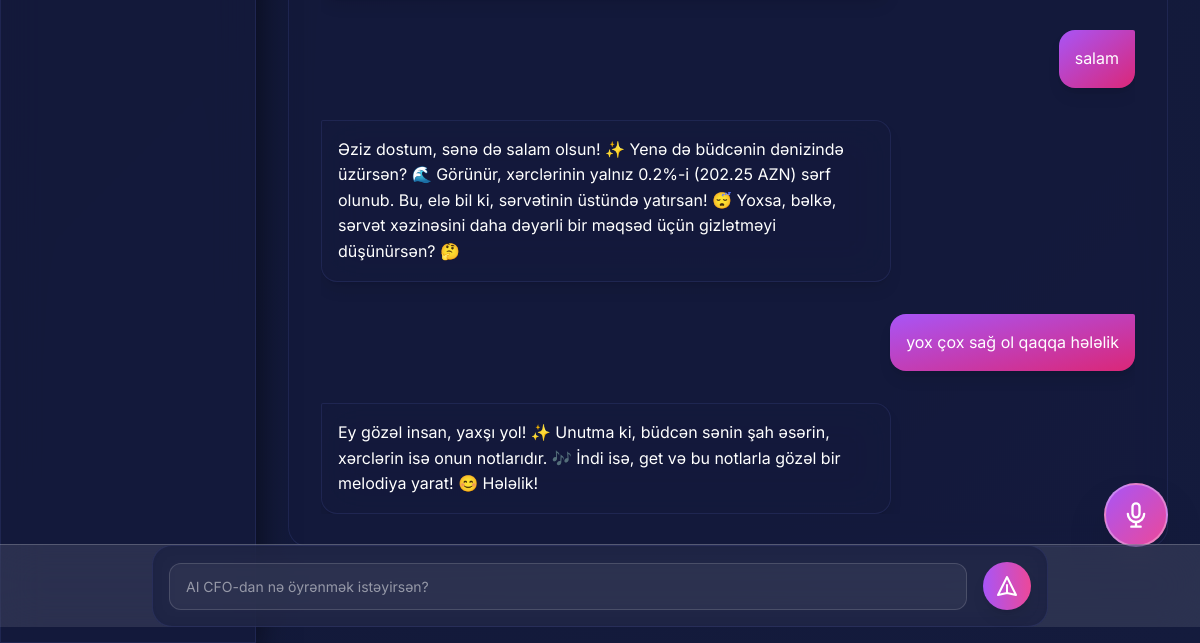
/chat (signed in, lower part), run on an earlier commit of the app's database.
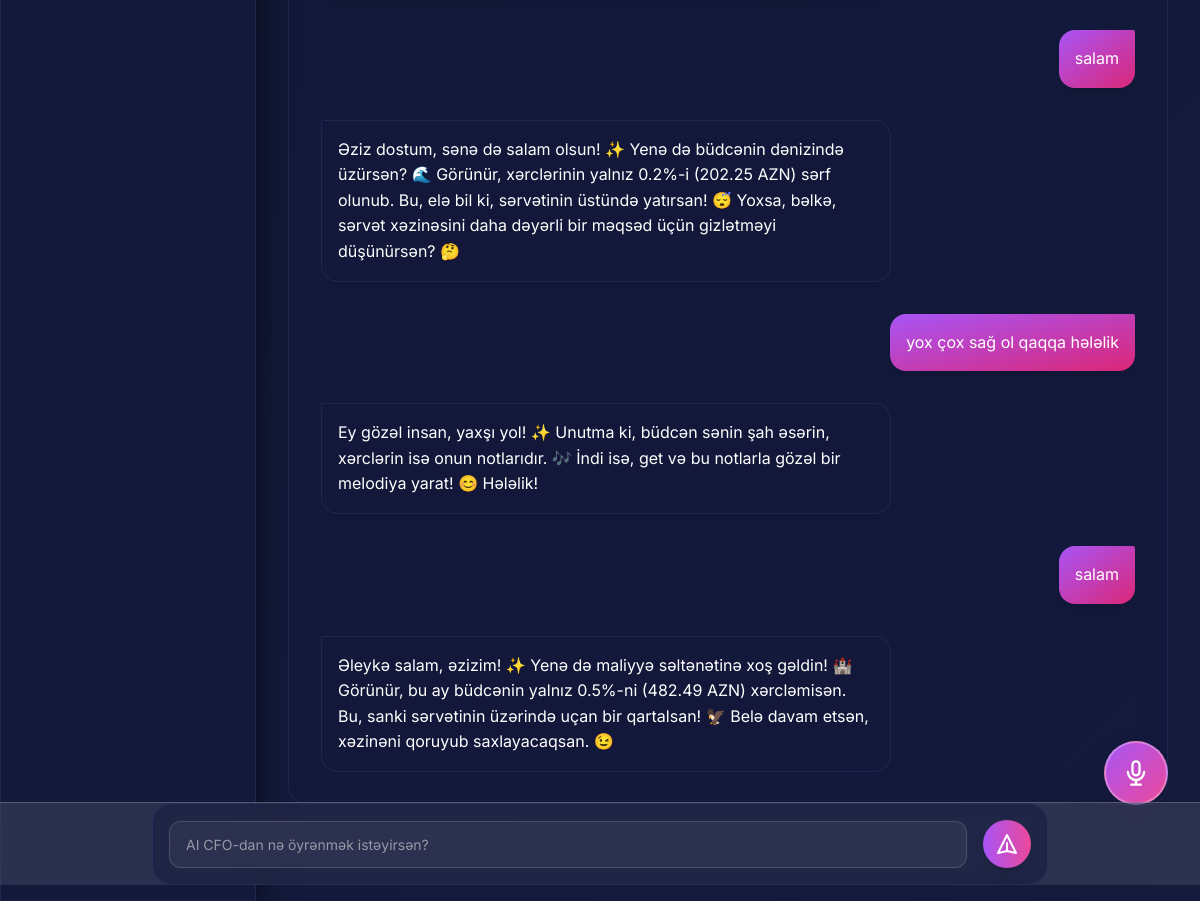
And on a later commit of the database.
### models.py (models this page shows, shortened)
class ChatMessage(Base):
    __tablename__ = "chat_messages"
    id = Column(Integer, primary_key=True, index=True)
    user_id = Column(Integer, ForeignKey("users.id"), nullable=False)
    role = Column(String, nullable=False)  # 'user' or 'ai'
    content = Column(Text, nullable=False)
    timestamp = Column(DateTime, default=datetime.utcnow, nullable=False)
    user = relationship("User", back_populates="chat_messages")

### main.py (the view)
@app.get("/chat", response_class=HTMLResponse)
async def chat_page(request: Request, db: Session = Depends(get_db)):
    user = get_current_user(request, db)
    if not user:
        return RedirectResponse(url="/login", status_code=303)
    messages = db.query(ChatMessage).filter(
        ChatMessage.user_id == user.id
    ).order_by(ChatMessage.timestamp.asc()).all()
    return templates.TemplateResponse("chat.html", {
        "request": request,
        "user": user,
        "messages": messages
    })

### templates/chat.html (shortened to what this page needs)
{% extends "base.html" %}
{% block extra_head %}
<link rel="stylesheet" href="/static/css/chat.css">
{% endblock %}
{% block content %}
<div class="max-w-5xl mx-auto px-2 sm:px-4">
    <div class="glass-card p-6 sm:p-8 mb-32 lg:mb-16">
        <div class="chat-container" id="chatContainer">
            <div id="messages" class="space-y-6 sm:space-y-8">
                {% for message in messages %}
                {% if message.role == 'user' %}
                <div class="flex justify-end">
                    <div
                        class="message-bubble bg-gradient-to-br from-purple-500 to-pink-600 text-white p-4 rounded-2xl rounded-tr-sm shadow-lg">
                        {{ message.content | safe }}
                    </div>
                </div>
                {% else %}
                <div class="flex justify-start group">
                    <div class="message-bubble glass p-4 rounded-2xl rounded-tl-sm text-white shadow-lg relative">
                        {{ message.content | safe }}
                    </div>
                </div>
                {% endif %}
                {% endfor %}
            </div>
        </div>
    </div>
</div>
<div
    class="chat-input-container fixed bottom-20 sm:bottom-24 left-0 right-0 px-4 sm:px-6 md:bottom-4 transition-all duration-300 z-50">
    <div class="max-w-4xl mx-auto">
        <form hx-post="/api/chat" hx-target="#messages" hx-swap="beforeend" hx-headers='{"X-Client-Appended":"true"}'
            hx-on::after-request="this.reset(); scrollToBottom();"
            class="glass-card p-3 sm:p-4 flex items-center gap-3 sm:gap-4" id="chat-form">
            <input type="text" name="message" placeholder="AI CFO-dan nə öyrənmək istəyirsən?" required
                class="chat-input-field flex-1" autocomplete="off" id="chat-input" />
            <button type="submit"
                class="w-10 h-10 sm:w-12 sm:h-12 flex-shrink-0 rounded-full bg-gradient-to-r from-purple-500 to-pink-500 flex items-center justify-center hover:scale-110 transition shadow-lg group">
                <svg class="w-5 h-5 sm:w-6 sm:h-6 text-white group-hover:scale-110 transition" fill="none"
                    stroke="currentColor" viewBox="0 0 24 24">
                    <path stroke-linecap="round" stroke-linejoin="round" stroke-width="2"
                        d="M12 19l9 2-9-18-9 18 9-2zm0 0v-8"></path>
                </svg>
            </button>
        </form>
    </div>
</div>
{% endblock %}

What changed in the data, as far as the page shows it:
added ChatMessage: content "salam"
added ChatMessage: content "Əleykə salam, əzizim! ✨ Yenə də maliyyə səltənətinə xoş gəldin! 🏰 Görünür, bu ay büdcənin yalnız 0.5%-ni (482.49 AZN) xərcləmisən. Bu, sanki sərvətinin üzərində uçan bir qartalsan! 🦅 Belə davam etsən, xəzinəni qoruyub saxlayacaqsan. 😉"
